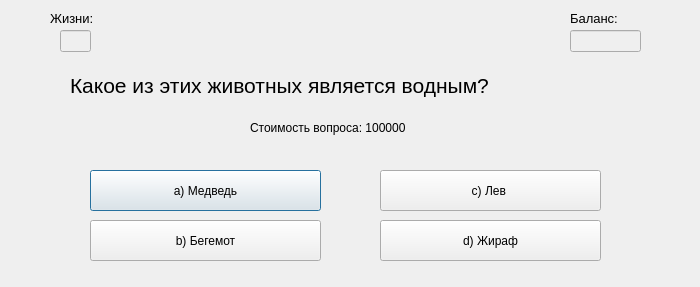
<?xml version="1.0" encoding="UTF-8"?>
<ui version="4.0">
 <class>Dialog</class>
 <widget class="QDialog" name="Dialog">
  <property name="geometry">
   <rect>
    <x>0</x>
    <y>0</y>
    <width>700</width>
    <height>287</height>
   </rect>
  </property>
  <property name="minimumSize">
   <size>
    <width>700</width>
    <height>287</height>
   </size>
  </property>
  <property name="maximumSize">
   <size>
    <width>700</width>
    <height>287</height>
   </size>
  </property>
  <property name="windowTitle">
   <string>Вопрос №3</string>
  </property>
  <widget class="QLabel" name="label_2">
   <property name="geometry">
    <rect>
     <x>50</x>
     <y>10</y>
     <width>61</width>
     <height>16</height>
    </rect>
   </property>
   <property name="font">
    <font>
     <pointsize>10</pointsize>
    </font>
   </property>
   <property name="text">
    <string>Жизни:</string>
   </property>
  </widget>
  <widget class="QLineEdit" name="lineEdit">
   <property name="enabled">
    <bool>false</bool>
   </property>
   <property name="geometry">
    <rect>
     <x>60</x>
     <y>30</y>
     <width>31</width>
     <height>22</height>
    </rect>
   </property>
   <property name="text">
    <string/>
   </property>
  </widget>
  <widget class="QLabel" name="label_3">
   <property name="geometry">
    <rect>
     <x>570</x>
     <y>10</y>
     <width>71</width>
     <height>16</height>
    </rect>
   </property>
   <property name="font">
    <font>
     <pointsize>10</pointsize>
    </font>
   </property>
   <property name="text">
    <string>Баланс:</string>
   </property>
  </widget>
  <widget class="QLineEdit" name="lineEdit_2">
   <property name="enabled">
    <bool>false</bool>
   </property>
   <property name="geometry">
    <rect>
     <x>570</x>
     <y>30</y>
     <width>71</width>
     <height>22</height>
    </rect>
   </property>
   <property name="text">
    <string/>
   </property>
  </widget>
  <widget class="QLabel" name="label">
   <property name="geometry">
    <rect>
     <x>70</x>
     <y>60</y>
     <width>541</width>
     <height>51</height>
    </rect>
   </property>
   <property name="font">
    <font>
     <pointsize>16</pointsize>
    </font>
   </property>
   <property name="text">
    <string>Какое из этих животных является водным? </string>
   </property>
  </widget>
  <widget class="QLabel" name="label_4">
   <property name="geometry">
    <rect>
     <x>250</x>
     <y>120</y>
     <width>171</width>
     <height>16</height>
    </rect>
   </property>
   <property name="text">
    <string>Стоимость вопроса: 100000</string>
   </property>
  </widget>
  <widget class="QPushButton" name="pushButton">
   <property name="geometry">
    <rect>
     <x>90</x>
     <y>170</y>
     <width>231</width>
     <height>41</height>
    </rect>
   </property>
   <property name="text">
    <string>a) Медведь</string>
   </property>
  </widget>
  <widget class="QPushButton" name="pushButton_2">
   <property name="geometry">
    <rect>
     <x>90</x>
     <y>220</y>
     <width>231</width>
     <height>41</height>
    </rect>
   </property>
   <property name="text">
    <string> b) Бегемот </string>
   </property>
  </widget>
  <widget class="QPushButton" name="pushButton_3">
   <property name="geometry">
    <rect>
     <x>380</x>
     <y>170</y>
     <width>221</width>
     <height>41</height>
    </rect>
   </property>
   <property name="text">
    <string>c) Лев </string>
   </property>
  </widget>
  <widget class="QPushButton" name="pushButton_4">
   <property name="geometry">
    <rect>
     <x>380</x>
     <y>220</y>
     <width>221</width>
     <height>41</height>
    </rect>
   </property>
   <property name="text">
    <string>d) Жираф</string>
   </property>
  </widget>
 </widget>
 <resources/>
 <connections/>
</ui>
